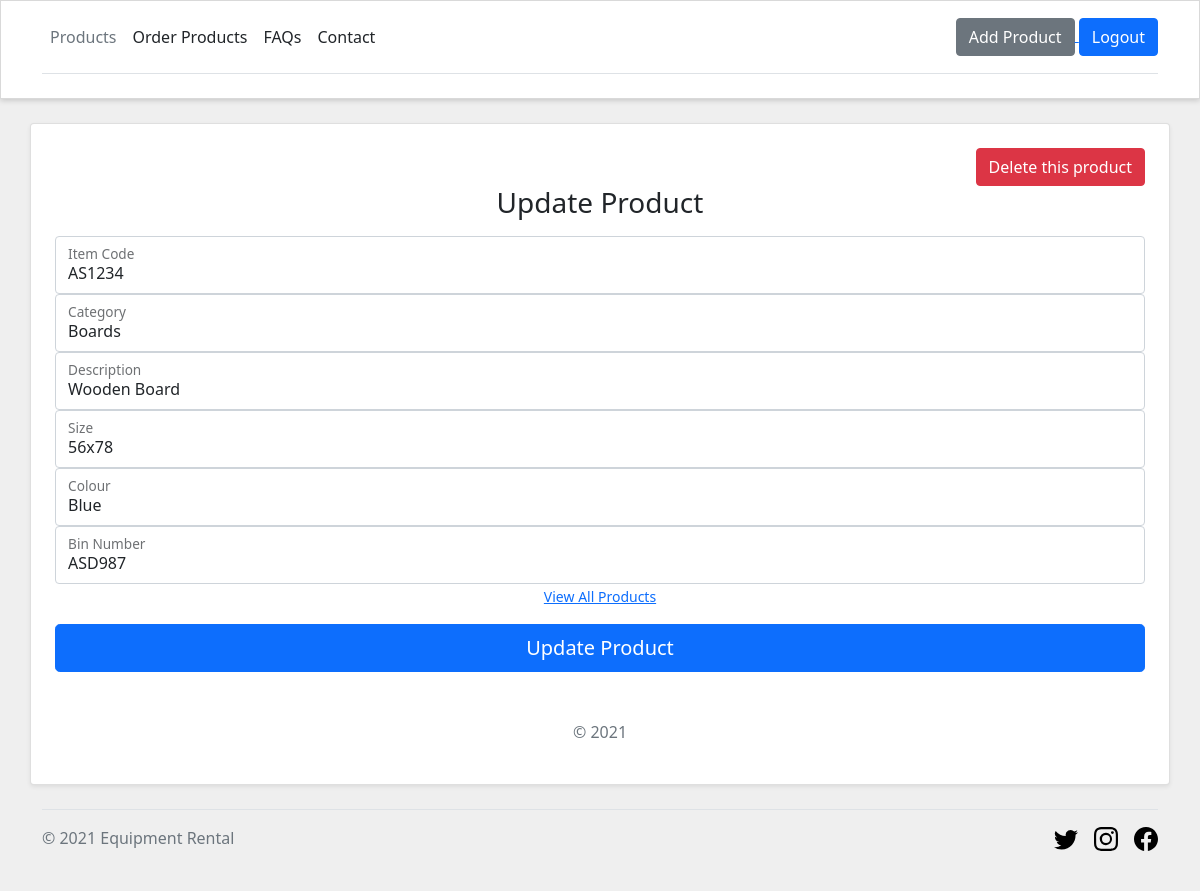
The app's page /edit_product.php?id=3 (signed in) with its own data.
### tables this page shows
CREATE TABLE `items` (
  `id` int(11) NOT NULL AUTO_INCREMENT,
  `item_code` varchar(256) DEFAULT NULL,
  `category` text DEFAULT NULL,
  `description` text DEFAULT NULL,
  `size` varchar(256) DEFAULT NULL,
  `color` text DEFAULT NULL,
  `bin_number` varchar(256) DEFAULT NULL,
  `created` timestamp NULL DEFAULT current_timestamp(),
  PRIMARY KEY (`id`)
);

### config/db.php (called while the page is built, shortened)
<?php
    $base_url = "http://" . $_SERVER['SERVER_NAME'] . "/equipment-rental";
?>

### edit_product.php (the view, shortened to what this page needs)
<?php
require_once("config/db.php");
$query_product = "SELECT * FROM `items` WHERE id = " . $_REQUEST['id'];
$product_result = mysqli_query($connection, $query_product);
?>
<?php require_once("header.php"); ?>
<section class="text-center">
    <div class="container card rounded shadow-sm my-4 p-4">
        <?php
            if($product_result->num_rows > 0){
                while($product_info = mysqli_fetch_array($product_result)){
        ?>
        <div>
            <form action="" method="post" id="delete_product_form">
                <button class="btn btn-danger float-end" name="delete_product" type="submit">Delete this product</button>
            </form>
        </div>
        <form action="" method="post" id="update_product_form">
            <h1 class="h3 mb-3 fw-normal">Update Product</h1>
            <div class="form-floating">
                <input type="text" class="form-control" id="item_code" name="item_code" value="<?php echo $product_info['item_code'] ?>">
                <label for="item_code">Item Code</label>
            </div>
            <div class="form-floating">
                <input type="text" class="form-control" id="category" name="category" value="<?php echo $product_info['category'] ?>">
                <label for="category">Category</label>
            </div>
            <div class="form-floating">
                <input type="text" class="form-control" id="description" name="description" value="<?php echo $product_info['description'] ?>">
                <label for="description">Description</label>
            </div>
            <div class="form-floating">
                <input type="text" class="form-control" id="size" name="size" value="<?php echo $product_info['size'] ?>">
                <label for="size">Size</label>
            </div>
            <div class="form-floating">
                <input type="text" class="form-control" id="color" name="color" value="<?php echo $product_info['color'] ?>">
                <label for="color">Colour</label>
            </div>
            <div class="form-floating">
                <input type="text" class="form-control" id="bin_number" name="bin_number" value="<?php echo $product_info['bin_number'] ?>">
                <label for="bin_number">Bin Number</label>
            </div>
            <?php }} ?>
            <div class="checkbox mb-3">
                <label>
                    <a href="<?php echo $base_url; ?>/index.php"><small>View All Products</small></a>
                </label>
            </div>
            <button class="w-100 btn btn-lg btn-primary" type="submit">Update Product</button>
            <p class="mt-5 mb-3 text-muted">© 2021</p>
        </form>
    </div>
</section>
<?php require_once("footer.php"); ?>

### resources/css/site.css (style rules this page uses)
body { background-color: #efefef !important; }

### records on screen
items: item_code "AS1234", category "Boards", description "Wooden Board", size "56x78", color "Blue", bin_number "ASD987"
